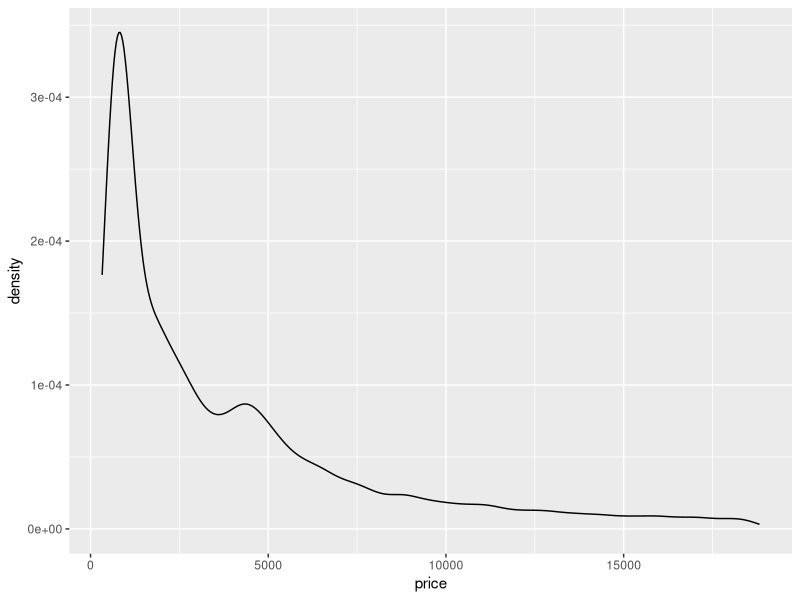
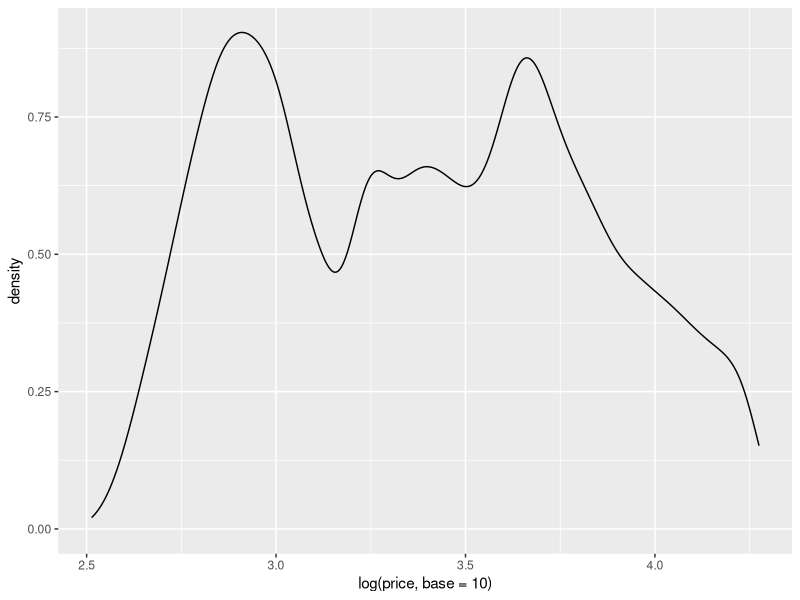
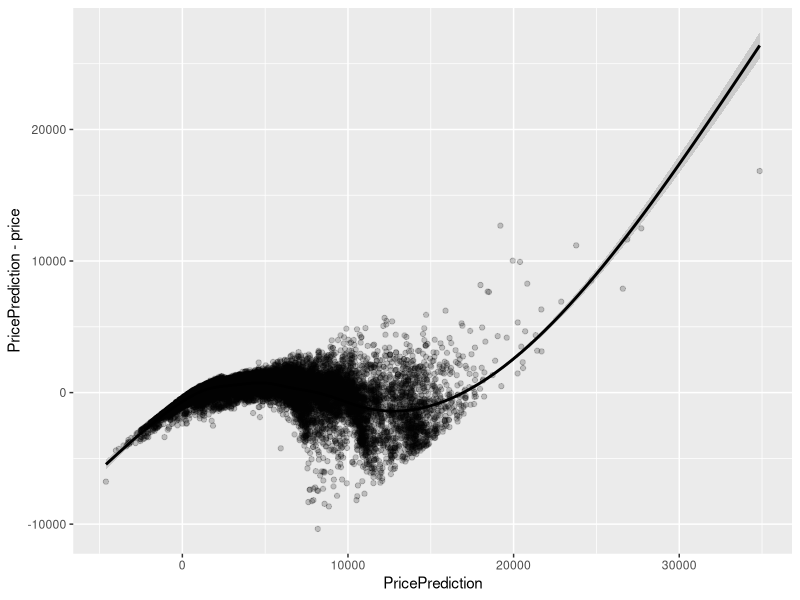
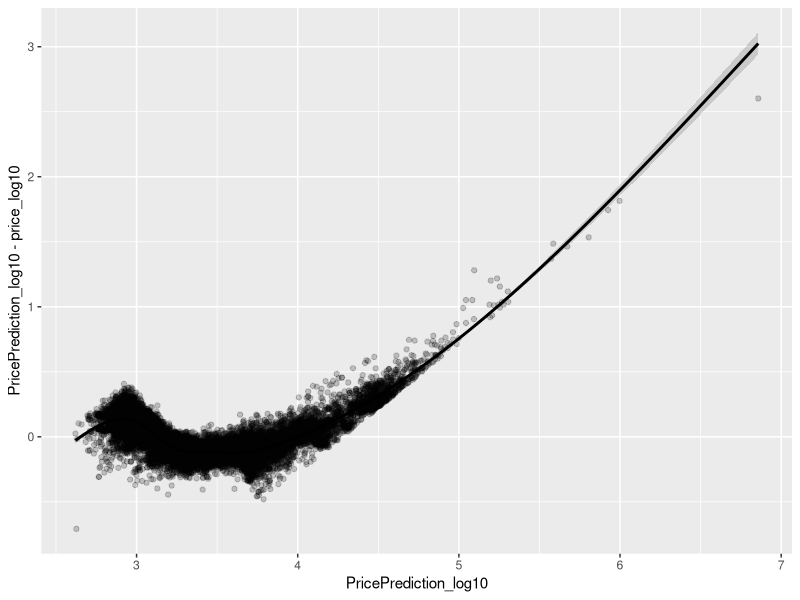
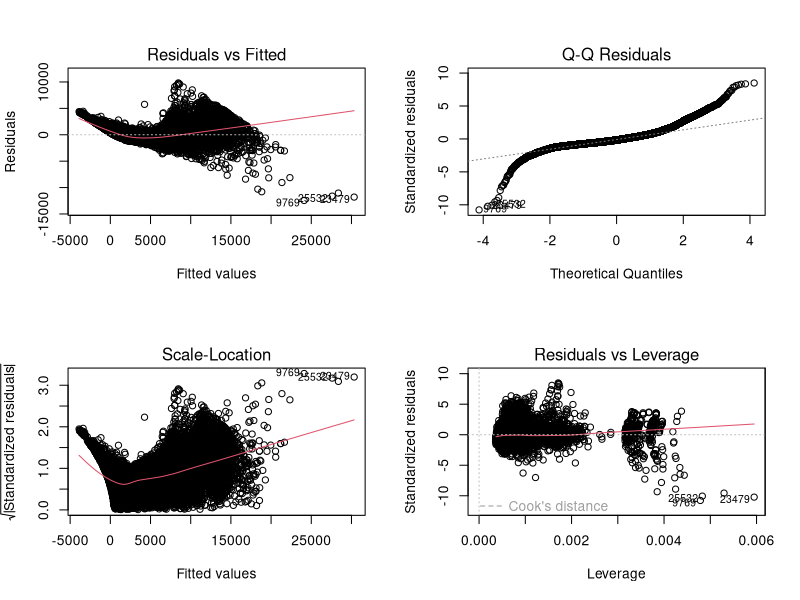
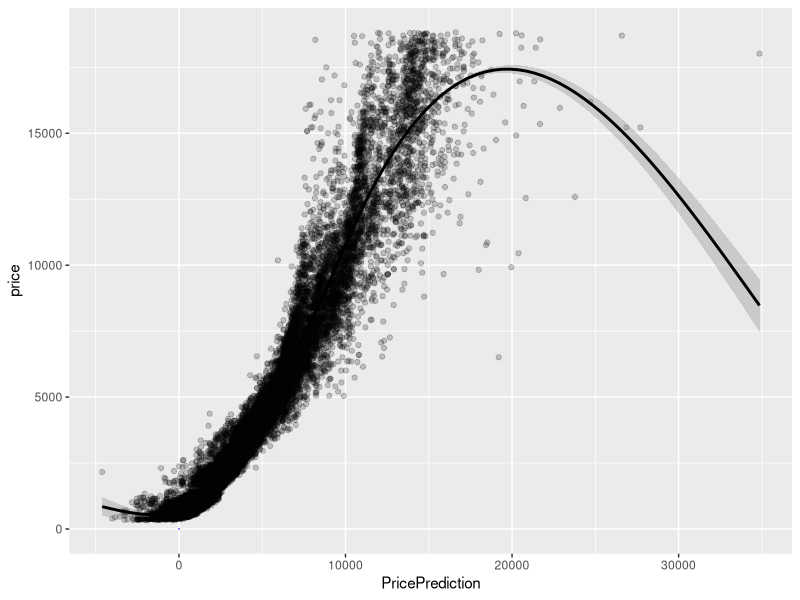
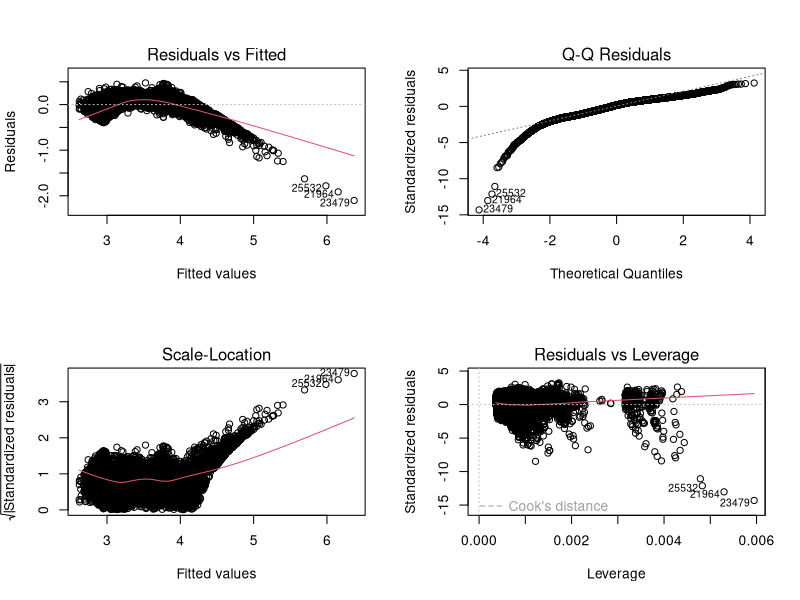
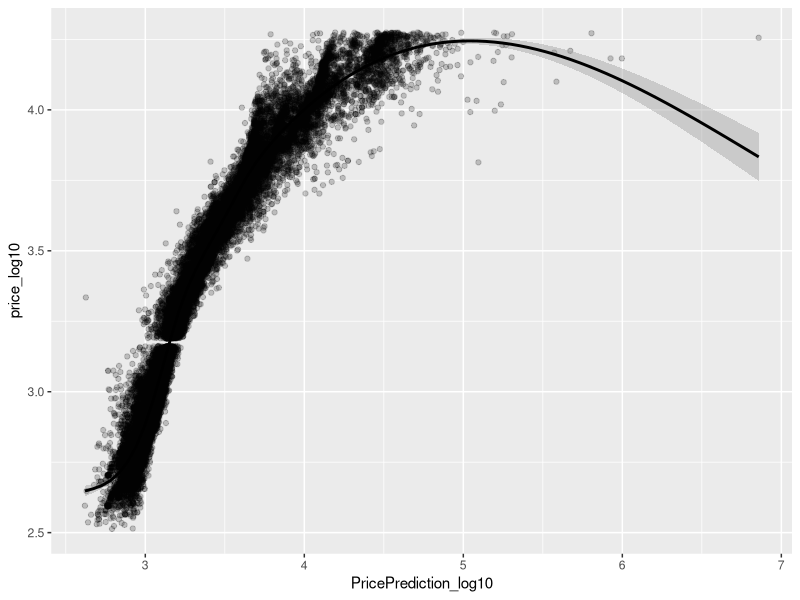

The R source for these figures, in order:
#1
library(ggplot2)
data(diamonds)

price_df <- as.data.frame(diamonds[,"price"])
colnames(price_df) <- c("price")
summary(price_df$price)
d <- ggplot(price_df["price"], aes(x = price))
d + geom_density()

#2
d_log10 <- ggplot(price_df["price"], aes(x = log(price, base = 10)))
summary(log(price_df$price, base = 10))
d_log10 + geom_density()

#3
set.seed(123)
train_sample <- sample(53940, 26970)

diamonds_train <- diamonds[train_sample, ]
diamonds_test  <- diamonds[-train_sample, ]

str(diamonds_train)
str(diamonds_test)

#4
price_reg <- lm(price ~ carat + cut + color + clarity, data = diamonds_train)
summary(price_reg)

price_reg_log10 <- lm(log(price, base = 10) ~ carat + cut + color + clarity, data = diamonds_train)
summary(price_reg_log10)

#5

diamonds_test$price_log10 <- log(diamonds_test$price, base = 10)
diamonds_test$PricePrediction <- predict(price_reg, newdata = diamonds_test)
diamonds_test$PricePrediction_log10 <- predict(price_reg_log10, newdata = diamonds_test)

#6

a <- ggplot(data = diamonds_test, aes(x = PricePrediction, y = PricePrediction - price))
a + geom_point(alpha = 0.2, color = "black") + geom_smooth(aes(x = PricePrediction, y = PricePrediction - price), color = "black")

b <- ggplot(data = diamonds_test, aes(x = PricePrediction_log10, y = PricePrediction_log10 - price_log10))
b + geom_point(alpha = 0.2, color = "black") + geom_smooth(aes(x = PricePrediction_log10, y = PricePrediction_log10 - price_log10), color = "black")

#7
confint(price_reg)
par(mfrow=c(2,2))
plot(price_reg)

c <- ggplot(data = diamonds_test, aes(x = PricePrediction, y = price))
c + geom_point(alpha = 0.2, color = "black") + geom_smooth(aes(x = PricePrediction, y = price), color = "black") + geom_line(aes(x = log(PricePrediction, base = 10), y = log(price, base = 10)), color = "blue", linetype = 2)

confint(price_reg_log10)
par(mfrow=c(2,2))
plot(price_reg_log10)

d <- ggplot(data = diamonds_test, aes(x = PricePrediction_log10, y = price_log10))
d + geom_point(alpha = 0.2, color = "black") + geom_smooth(aes(x = PricePrediction_log10, y = price_log10), color = "black")